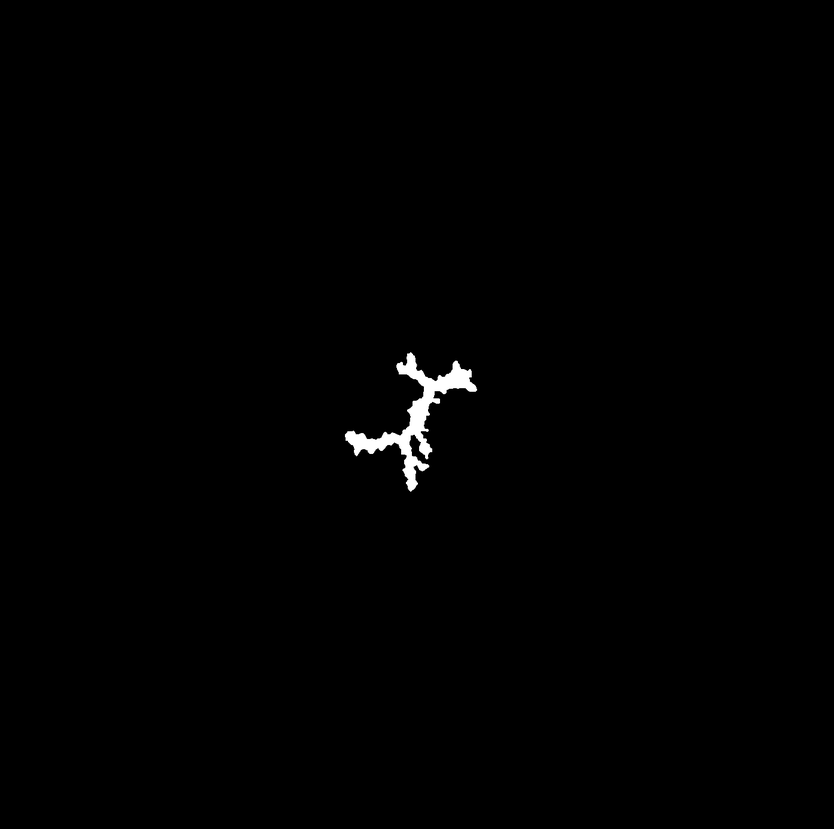
#> input picture Fig11/representive_examples/TypeA_plot_a0.500_b1.000_g2.500_d0.500_Dv0.050_iter379_seed6.png, 834 x 829 px, shrunk from 1395 x 1386 before the run; its folder holds 4 pictures in this run
$ python crop_images.py
#> lines starting #> are read from the running program, lines starting #| are printed output that depends on the picture
#!/usr/bin/env python3

import os
from pathlib import Path
from PIL import Image

# Get parent directory of the script directory
script_dir = Path(__file__).parent
parent_dir = script_dir.parent

# Crop ratio settings
# Default crop ratio for Type files (30% = 0.3)
default_crop_ratio = 0.3

# Crop ratio for modified_model files
modified_model_crop_ratio = 0.4

def crop_image_center(image_path, output_path, ratio):
    """
    Crop image to specified ratio while maintaining center alignment.

    Args:
        image_path: Path to input image
        output_path: Path to output image
        ratio: Crop ratio
    """
#> called with ratio = 0.3
    # Load image
    img = Image.open(image_path)
#> img is the input picture: PIL image 834x829 L; min 0, max 255, mean 1.4
    width, height = img.size
#> width = 834; height = 829

    # Calculate new dimensions
    new_width = int(width * ratio)
#> new_width = 250
    new_height = int(height * ratio)
#> new_height = 248

    # Calculate center-aligned crop coordinates
    left = (width - new_width) // 2
#> left = 292
    top = (height - new_height) // 2
#> top = 290
    right = left + new_width
#> right = 542
    bottom = top + new_height
#> bottom = 538

    # Perform center-aligned cropping
    cropped_img = img.crop((left, top, right, bottom))
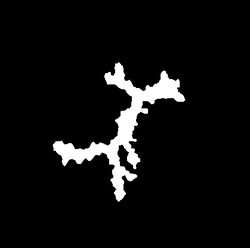
#> cropped_img: PIL image 250x248 L; min 0, max 255, mean 15.1

    # Create output directory if it does not exist
    output_path.parent.mkdir(parents=True, exist_ok=True)

    # Save cropped image
    cropped_img.save(output_path)
    print(f"Processed: {image_path} -> {output_path}")

def process_type_png_files(base_dir, output_base_dir):
    # Recursively search for all PNG files in parent directory
    all_png_files = list(base_dir.rglob('*.png'))

    # Filter PNG files that contain "Type" or "modified_model" in their filename
    target_png_files = [png_file for png_file in all_png_files if 'Type' in png_file.name or 'modified_model' in png_file.name]

    for png_file in target_png_files:
        # Determine crop ratio based on filename
        if 'modified_model' in png_file.name:
            ratio = modified_model_crop_ratio
            print(f"  Using modified_model ratio ({ratio * 100}%) for: {png_file.name}")
        else:
            ratio = default_crop_ratio

        # Generate output path maintaining relative directory structure in script directory
        relative_path = png_file.relative_to(base_dir)
        output_path = output_base_dir / relative_path

        # Crop image and save to script directory
        crop_image_center(png_file, output_path, ratio)
#> pass 2 of the loop in process_type_png_files, `for png_file in target_png_files:`:
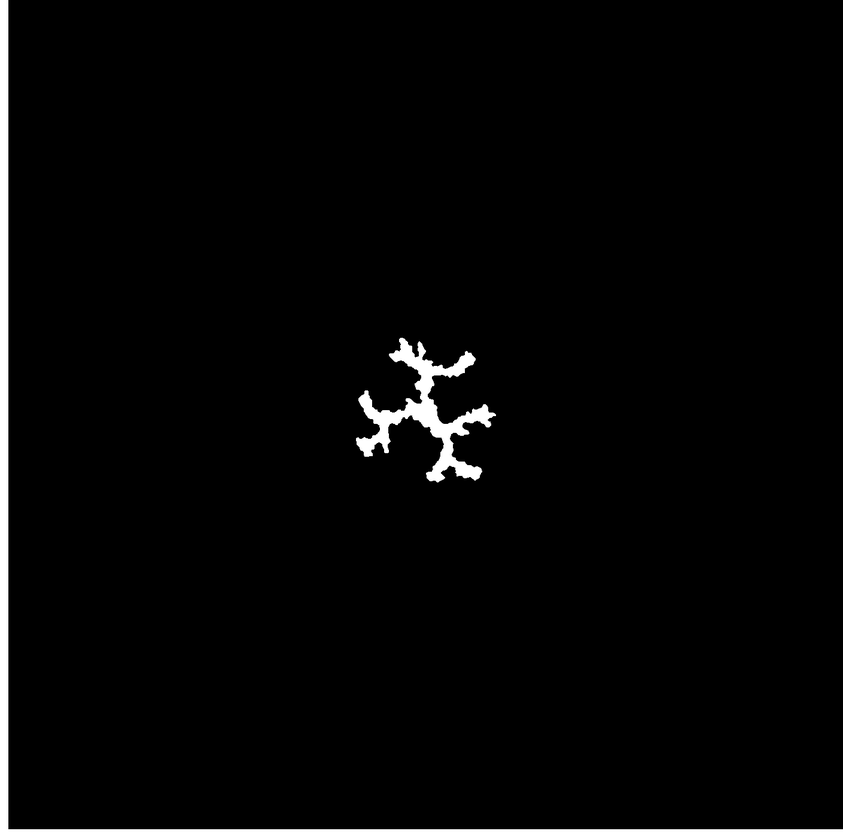
#> input picture Fig11/representive_examples/TypeB_plot_a0.500_b1.000_g1.500_d0.500_Dv0.050_iter462_seed7.png, 843 x 837 px, shrunk from 1409 x 1400 before the run
#> in crop_image_center, img is the input picture: PIL image 843x837 L; min 0, max 255, mean 6.8
#> in crop_image_center (call 2), `cropped_img = img.crop((left, top, right, bottom))`:
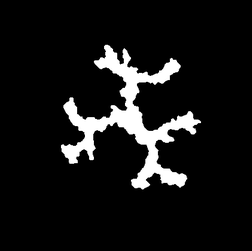
#> cropped_img: PIL image 252x251 L; min 0, max 255, mean 21.2
#> pass 3 of the loop in process_type_png_files, `for png_file in target_png_files:`:
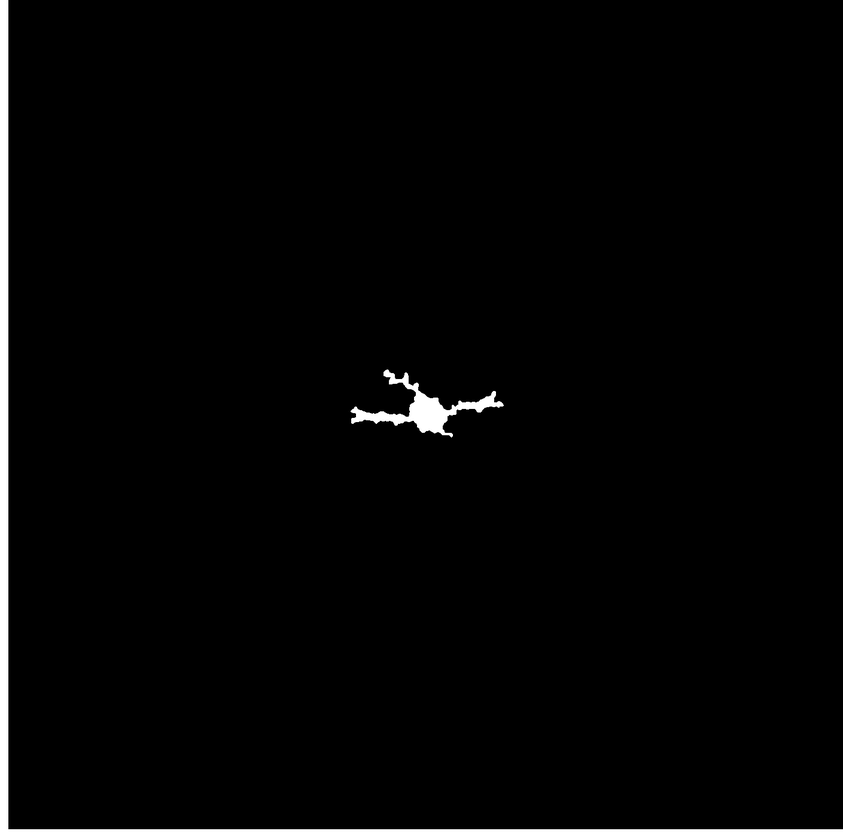
#> input picture Fig11/representive_examples/TypeC_plot_a0.500_b1.000_g6.000_d0.500_Dv0.050_iter572_seed7.png, 843 x 837 px, shrunk from 1409 x 1400 before the run
#> in crop_image_center, img is the input picture: PIL image 843x837 L; min 0, max 255, mean 5.8
#> in crop_image_center (call 3), `cropped_img = img.crop((left, top, right, bottom))`:
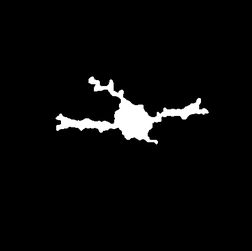
#> cropped_img: PIL image 252x251 L; min 0, max 255, mean 9.8
#> the loop made 4 passes; the first 3 are shown

def main():
    """Main processing function."""
    print(f"Input base directory: {parent_dir}")
    print(f"Output base directory: {script_dir}")

    print(f"\n{'='*60}")
    print(f"{'='*60}")
    process_type_png_files(parent_dir, script_dir)

    print(f"\n{'='*60}")
    print("All processing completed!")
    print(f"{'='*60}")

if __name__ == '__main__':
    main()
